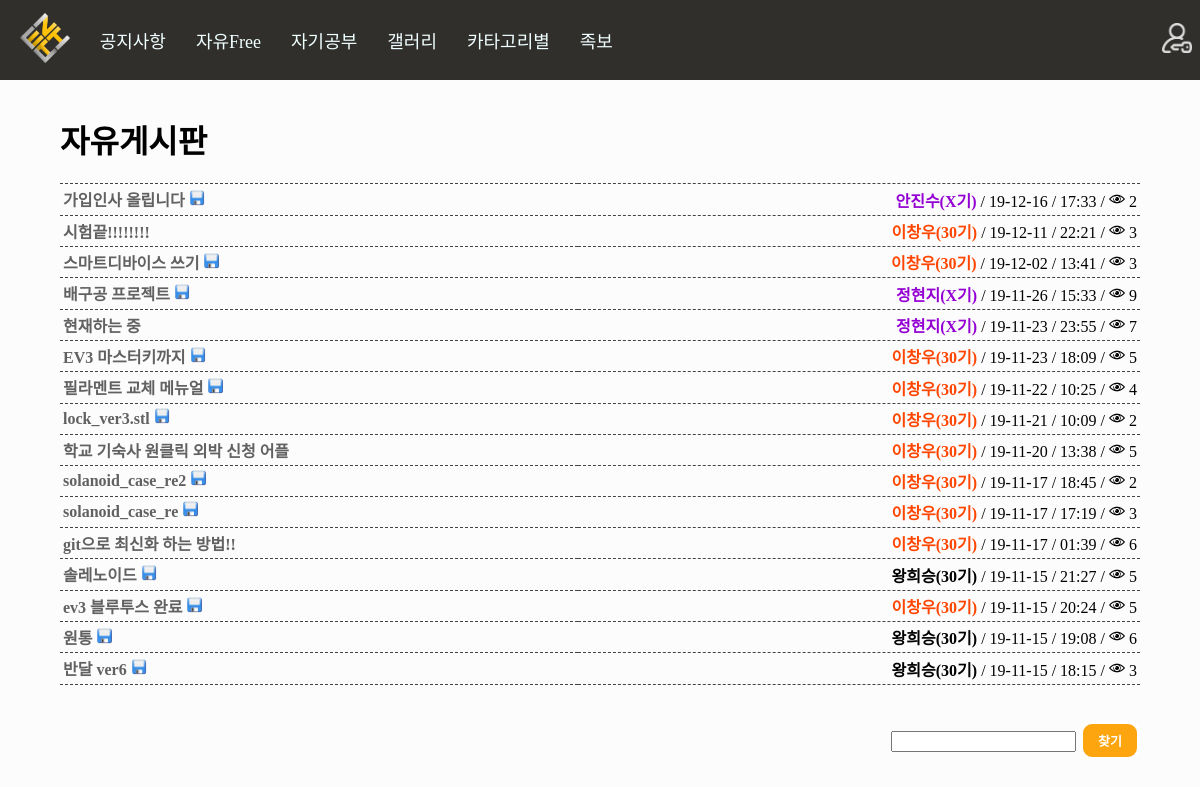
Page /board/free/ on the earlier database version.
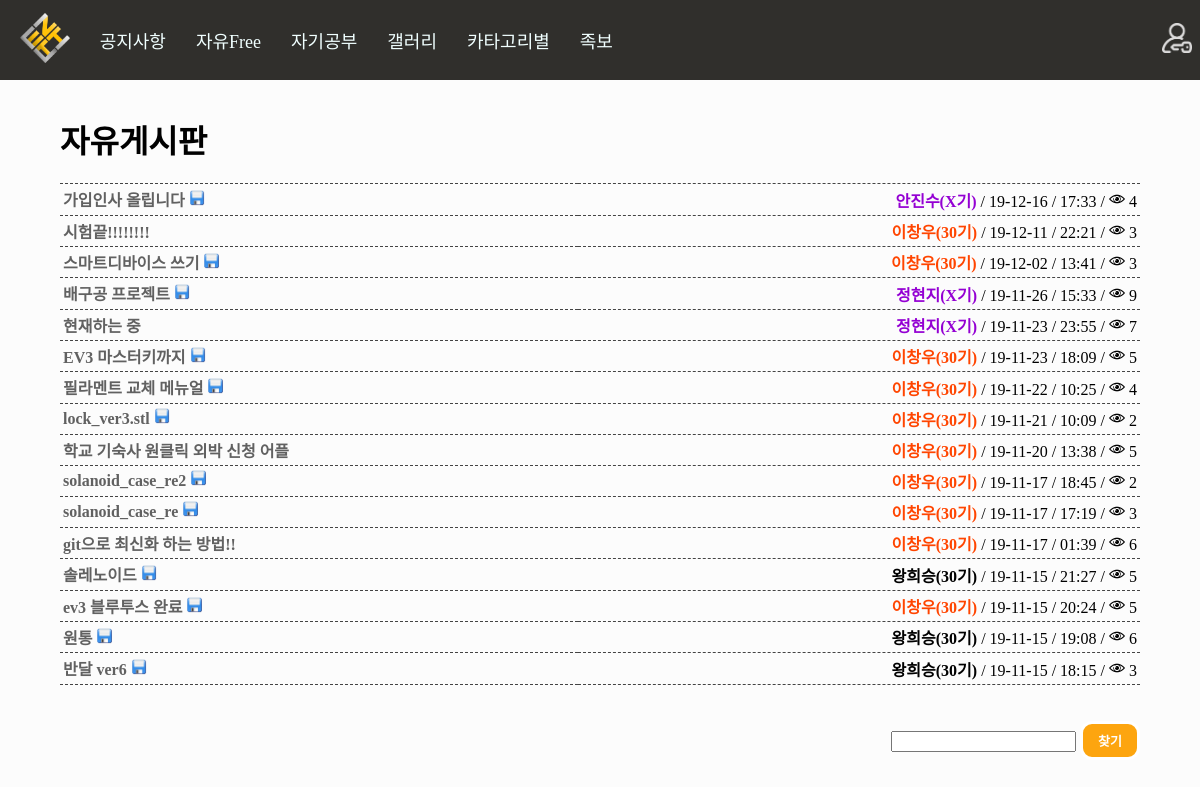
Same page on the later database version.
### board/models.py (models this page shows, shortened)
class Board(models.Model):
    Title = models.CharField(max_length=50) #제목
    Body = models.TextField() #내용
    Created_at = models.DateTimeField(auto_now_add=True) #생성 일자 및 시간
    Updated_at = models.DateTimeField(auto_now=True) #수정 일자 및 시간
    Author = models.CharField(max_length=13) #글쓴이 아이디
    Category = models.CharField(max_length=13) #분류
    HowMuch = models.IntegerField() #조회수
    files=models.FileField(upload_to='files/', default='')
    images=models.FileField(upload_to='Sumnail/', default='')
    def get_generation(self): #이름을 나오게 하는데 예외처리 까지 적용 만약 탈퇴한 사람이면!! Id 가 나온다
        try:
            a = Profile.objects.get(user__username=self.Author)
            if a.UserType == "99":
                return "<span style='font-weight:bolder;color:orangered;'>"+a.Name+"("+a.Generation+"기)</span>"
            elif a.UserType == "98": #관리자 및 운영진
                return "<span style='font-weight:bolder;color:blue;'>"+a.Name+"("+a.Generation+"기)</span>"
            elif a.UserType == "3": #손님
                return "<span style='font-weight:bolder;color:darkviolet;'>"+a.Name+"("+a.Generation+"기)</span>"
            else: #일반 사용자
                return "<span style='font-weight:bolder;color:black;'>"+a.Name+"("+a.Generation+"기)</span>"
        except: #익명을 위해서 id나오게 삭제되니깐 이름은 알 수 없으므로...
            return "<span style='font-weight:bolder;color:grey;'>"+self.Author+"</span>"
    def new(self): #최신
        if self.Created_at > timezone.now() - datetime.timedelta(days=1):
            return "<img height='16px' src='/static/n.png'/>"
        else:  #하루 지나면 안 최신
            return ""
    def change(self): #최신
        if self.Updated_at > timezone.now() - datetime.timedelta(days=1):
            return "<img height='16px' src='/static/c.png'/>"
        else:  #하루 지나면 안 최신
            return ""
    def file_icon(self): #최신
        if len(self.files.name) > 5: #5글자 이상일경우로 했음!! 그러면 당연히 5글자 이상 아닌게 없을 것임!
            return "<img height='16px' src='/static/file.png'/>"
        else:  #하루 지나면 안 최신
            return ""
    def howmanycomment(self):
        a = Comment.objects.filter(Article=self.id).count()
        b = str('[') + str(a) + str(']')
        if a:
            return b
        else:
            return ""
    def howmanyhit(self):
        a = Hittimecount.objects.get(Article=self.id)
        if a:
            return str("<img height='16px' src='/static/eye.png'/> ") + str(a.HowMuch)

class Hittimecount(models.Model):
    Article = models.ForeignKey(Board, on_delete=models.CASCADE)
    HowMuch = models.IntegerField() #조회수

### account/models.py (models this page shows, shortened)
class Profile(models.Model):
    user = models.OneToOneField(User, on_delete=models.CASCADE) #1대1 조인
    Name = models.TextField(max_length=10) #이름
    UserNumber = models.IntegerField() #학번
    Phone = models.CharField(max_length=13) #전화번호
    UserType = models.CharField(max_length=13) #권한
    Generation = models.CharField(max_length=13) #기수

### board/views.py (the view)
# urls.py: path('free/', views.free, name='free'),
def free(request):
    request.session['login_after'] = '/board/free/'
    free_b = Board.objects.filter(Category="1").order_by('-Created_at')
    if request.method == "POST":
        find_select = request.POST.get('find_select')
        free_b = Board.objects.filter(Category="1", Title__contains=find_select).order_by('-Created_at')
        pass
    paginator = Paginator(free_b,16) #페이지네이션 만들기
    page = request.GET.get('page') #페이지네이션 만들기
    posts = paginator.get_page(page) #페이지네이션 만들기
    request.session['location'] = 'free' #내 위치 알기 위해서 삭제한후 다시 돌아기기 위해서
    return render(request, "free.html", {'posts':posts, 'free_b':free_b})

### board/templates/free.html (shortened to what this page needs)
{%extends 'base.html'%}
{%load staticfiles%}
{%block contents%}
<div style="margin:3% 5%; height:55%;">
    <h1>
        자유게시판
    </h1>
<table style="width: 100%;border-top: 1px dashed #444444;border-collapse: collapse;">
{%for a in posts%}
<tr>
    <td style="border-bottom: 1px dashed #444444;padding:3px;"><a href="../detail/{{a.id}}">{{a.Title}}</a> <b>{{a.howmanycomment}}</b>
    {{a.file_icon|safe}}
    {%if a.new == "" %}
    </td>
    {%else%}
    <span style="vertical-align:middle">{{a.new|safe}}</span></td>
    {%endif%}
    <td style="border-bottom: 1px dashed #444444;padding:3px;"><div style="float:right;">
        {{a.get_generation|safe}} / {{a.Created_at|date:"y-m-d"}} / {{a.Created_at|time:"H:i"}} /
        {%if a.howmanyhit %}
        {{a.howmanyhit|safe}}
        {%else%}
        <img style="width:16px;height:16px;" src="{%static 'eye.png'%}"/> 0
        {%endif%}
    </div><br></td>
</tr>
{%endfor%}
</table>
<br>
        {% load el_pagination_tags %}
<br>
<form method="POST" action="{%url 'free'%}">
        <div style="float:right">
        <input type="text" name="find_select">
        <input name="get_find" class="button write_button" type="submit" value="찾기"/>
        </div>
    </form>
<br><br><br>
</div>
{%endblock%}

Differences in the rows shown:
changed through a linked row, Board "가입인사 올립니다": howmanyhit "2" → "4"
